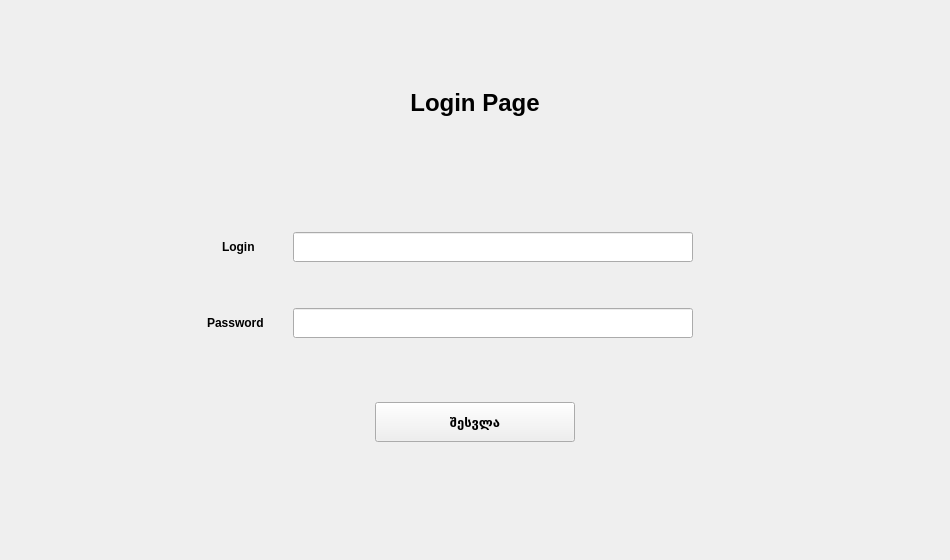
<?xml version="1.0" encoding="UTF-8"?>
<ui version="4.0">
 <class>Form</class>
 <widget class="QWidget" name="Form">
  <property name="geometry">
   <rect>
    <x>0</x>
    <y>0</y>
    <width>950</width>
    <height>560</height>
   </rect>
  </property>
  <property name="windowTitle">
   <string>Form</string>
  </property>
  <widget class="QWidget" name="gridLayoutWidget">
   <property name="geometry">
    <rect>
     <x>0</x>
     <y>0</y>
     <width>951</width>
     <height>561</height>
    </rect>
   </property>
   <layout class="QGridLayout" name="gridLayout">
    <property name="leftMargin">
     <number>20</number>
    </property>
    <property name="topMargin">
     <number>20</number>
    </property>
    <property name="rightMargin">
     <number>20</number>
    </property>
    <property name="bottomMargin">
     <number>20</number>
    </property>
    <item row="3" column="0" alignment="Qt::AlignHCenter">
     <widget class="QPushButton" name="login_button">
      <property name="minimumSize">
       <size>
        <width>200</width>
        <height>40</height>
       </size>
      </property>
      <property name="maximumSize">
       <size>
        <width>300</width>
        <height>40</height>
       </size>
      </property>
      <property name="font">
       <font>
        <pointsize>10</pointsize>
        <weight>75</weight>
        <bold>true</bold>
       </font>
      </property>
      <property name="text">
       <string>შესვლა</string>
      </property>
     </widget>
    </item>
    <item row="1" column="0">
     <spacer name="verticalSpacer_2">
      <property name="orientation">
       <enum>Qt::Vertical</enum>
      </property>
      <property name="sizeType">
       <enum>QSizePolicy::Minimum</enum>
      </property>
      <property name="sizeHint" stdset="0">
       <size>
        <width>20</width>
        <height>40</height>
       </size>
      </property>
     </spacer>
    </item>
    <item row="0" column="0" alignment="Qt::AlignHCenter">
     <widget class="QLabel" name="title">
      <property name="minimumSize">
       <size>
        <width>200</width>
        <height>50</height>
       </size>
      </property>
      <property name="maximumSize">
       <size>
        <width>200</width>
        <height>50</height>
       </size>
      </property>
      <property name="text">
       <string>&lt;html&gt;&lt;head/&gt;&lt;body&gt;&lt;p align=&quot;center&quot;&gt;&lt;span style=&quot; font-size:18pt; font-weight:600;&quot;&gt;Login Page&lt;/span&gt;&lt;/p&gt;&lt;/body&gt;&lt;/html&gt;</string>
      </property>
     </widget>
    </item>
    <item row="2" column="0">
     <layout class="QGridLayout" name="gridLayout_2">
      <property name="rightMargin">
       <number>50</number>
      </property>
      <item row="2" column="1">
       <widget class="QLineEdit" name="password_field">
        <property name="minimumSize">
         <size>
          <width>400</width>
          <height>30</height>
         </size>
        </property>
        <property name="maximumSize">
         <size>
          <width>400</width>
          <height>30</height>
         </size>
        </property>
       </widget>
      </item>
      <item row="1" column="1">
       <spacer name="verticalSpacer">
        <property name="orientation">
         <enum>Qt::Vertical</enum>
        </property>
        <property name="sizeType">
         <enum>QSizePolicy::Fixed</enum>
        </property>
        <property name="sizeHint" stdset="0">
         <size>
          <width>20</width>
          <height>40</height>
         </size>
        </property>
       </spacer>
      </item>
      <item row="0" column="0" alignment="Qt::AlignHCenter">
       <widget class="QLabel" name="login_label">
        <property name="minimumSize">
         <size>
          <width>50</width>
          <height>20</height>
         </size>
        </property>
        <property name="maximumSize">
         <size>
          <width>50</width>
          <height>20</height>
         </size>
        </property>
        <property name="font">
         <font>
          <pointsize>9</pointsize>
          <weight>75</weight>
          <bold>true</bold>
         </font>
        </property>
        <property name="frameShape">
         <enum>QFrame::NoFrame</enum>
        </property>
        <property name="text">
         <string>Login</string>
        </property>
       </widget>
      </item>
      <item row="0" column="1" alignment="Qt::AlignHCenter|Qt::AlignVCenter">
       <widget class="QLineEdit" name="login_field">
        <property name="minimumSize">
         <size>
          <width>400</width>
          <height>30</height>
         </size>
        </property>
        <property name="maximumSize">
         <size>
          <width>400</width>
          <height>30</height>
         </size>
        </property>
        <property name="font">
         <font>
          <stylestrategy>PreferAntialias</stylestrategy>
          <kerning>true</kerning>
         </font>
        </property>
       </widget>
      </item>
      <item row="2" column="0">
       <widget class="QLabel" name="password_label">
        <property name="minimumSize">
         <size>
          <width>80</width>
          <height>20</height>
         </size>
        </property>
        <property name="maximumSize">
         <size>
          <width>80</width>
          <height>20</height>
         </size>
        </property>
        <property name="font">
         <font>
          <pointsize>9</pointsize>
          <weight>75</weight>
          <bold>true</bold>
         </font>
        </property>
        <property name="text">
         <string>Password</string>
        </property>
       </widget>
      </item>
     </layout>
    </item>
    <item row="4" column="0">
     <spacer name="verticalSpacer_3">
      <property name="orientation">
       <enum>Qt::Vertical</enum>
      </property>
      <property name="sizeType">
       <enum>QSizePolicy::Minimum</enum>
      </property>
      <property name="sizeHint" stdset="0">
       <size>
        <width>20</width>
        <height>40</height>
       </size>
      </property>
     </spacer>
    </item>
   </layout>
  </widget>
 </widget>
 <tabstops>
  <tabstop>login_field</tabstop>
  <tabstop>password_field</tabstop>
  <tabstop>login_button</tabstop>
 </tabstops>
 <resources/>
 <connections/>
</ui>
